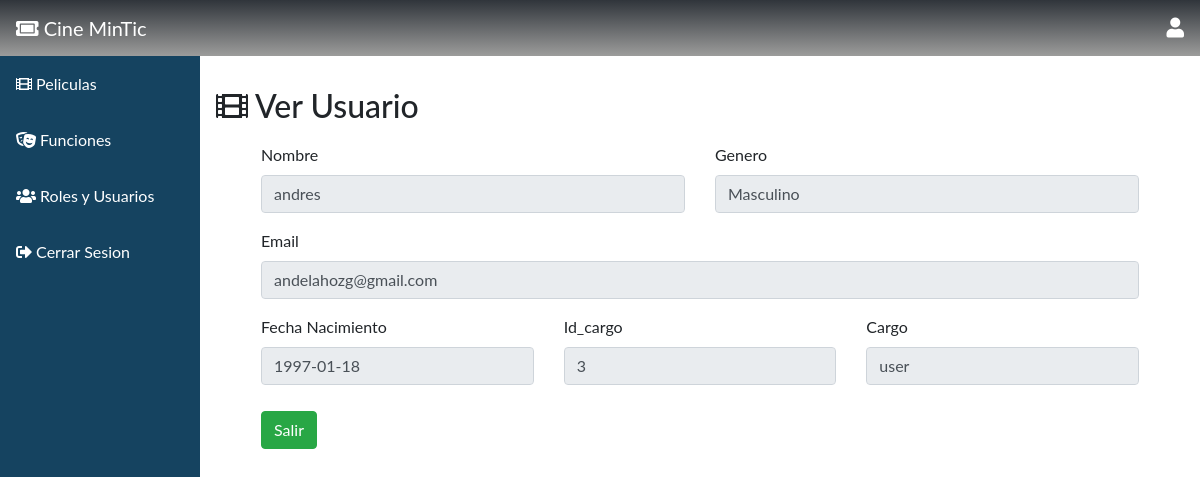
The page /admin_user/see?id=13 (signed in) on the database as committed earlier.
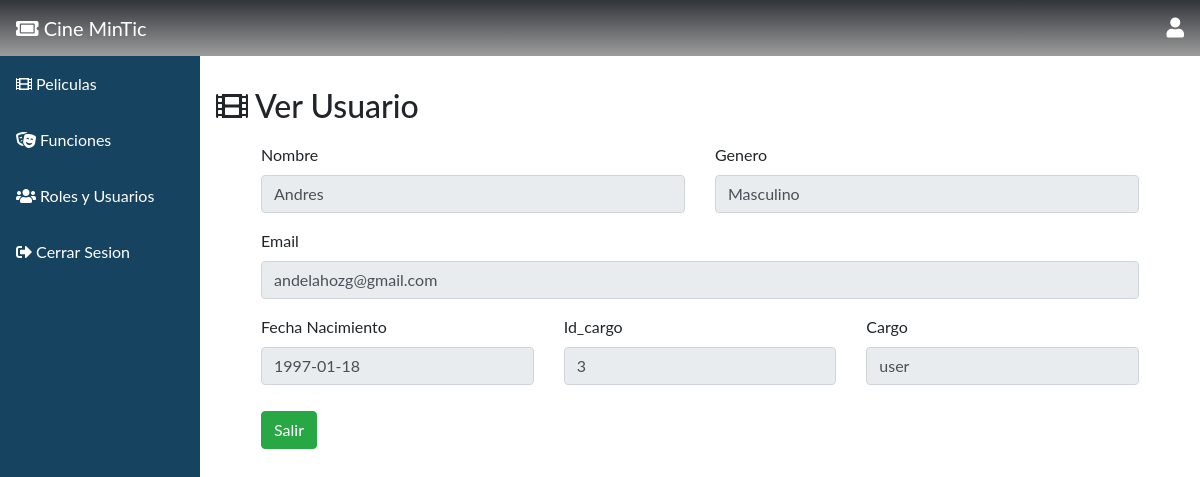
The same page on the database as committed later.
### tables this page shows
CREATE TABLE usuario (id INTEGER PRIMARY KEY AUTOINCREMENT, nombre VARCHAR, email VARCHAR, password VARCHAR, fecha_nacimiento DATE, genero VARCHAR, cargo_id INT REFERENCES cargo (id) ON DELETE CASCADE ON UPDATE CASCADE);

CREATE TABLE cargo (id INTEGER PRIMARY KEY AUTOINCREMENT, cargouser VARCHAR);

### main.py (the view)
@app.route('/admin_user/see', methods=['GET', 'POST'])
def seeusers():
    if g.user[6]!=1 and g.user[6]!=2:
        return redirect(url_for('home'))
    if request.method == 'GET':
        id=request.args.get('id')
        db=get_db()
        result=db.execute("SELECT usuario.id,nombre,email,fecha_nacimiento,genero,cargo_id,cargouser FROM usuario INNER JOIN cargo ON usuario.cargo_id = cargo.id WHERE usuario.id=?",(id,))
        result= result.fetchall()
        db.close()
    return render_template('seeusers.html',result=result)

### db.py (called while the page is built)
def get_db():
    try:
        if 'db' not in g:
            print('conectada')
            g.db = sqlite3.connect('cinemintic.db')
        return g.db
    except Error:
        print(Error)

### main.py (called while the page is built)
@app.before_request
def cargar_usuario_registrado():
    id_usuario = session.get('id_usuario')
    if id_usuario is None:
        g.user = None
    else:
        g.user = get_db().execute(
                'SELECT id, nombre, email, password,fecha_nacimiento,genero,cargo_id FROM usuario WHERE id = ?'
                ,
                (id_usuario,)
            ).fetchone()

### templates/seeusers.html (shortened to what this page needs)
{% extends "bootstrap/base.html" %}
{% import "bootstrap/wtf.html" as wtf %}
{% block styles %}
  <link rel="stylesheet" href="https://maxcdn.bootstrapcdn.com/bootstrap/4.0.0/css/bootstrap.min.css">
  <link href="https://cdnjs.cloudflare.com/ajax/libs/font-awesome/5.13.0/css/all.min.css" rel="stylesheet">
{% endblock %}
{% block content %}
  <div class="sidebar">
    <a class="active" href="{{ url_for('home') }}"><i class="fas fa-ticket-alt"></i> Cine MinTic</a>
    <a href="{{ url_for('manage_movies') }}"><i class="fas fa-film"></i> Peliculas</a>
    <a href="{{ url_for('manage_functions') }}"><i class="fas fa-theater-masks"></i> Funciones</a>
    <a href="{{ url_for('manage_users') }}"><i class="fas fa-users"></i> Roles y Usuarios</a>
    <a href="{{ url_for('logout') }}"><i class="fas fa-sign-out-alt"></i> Cerrar Sesion</a>
  </div>
  <nav style="background: linear-gradient(180deg, var(--black2) 0%, var(--black1) 100%);color: white;" class="navbar justify-content-between">
    <a class="navbar-brand"><i class="fas fa-ticket-alt"></i> Cine MinTic</a>
    <i style="font-size:20px" class="fas fa-user"></i>
  </nav>
  <div class="content">
    <div style="padding-top: 30px;padding-bottom: 10px;" class="row">
      <div class="col"><h2><i class="fas fa-film"></i> Ver Usuario</h2></div>
    </div>
    {% for fila in result %}
    <form method="POST" >
      <div style="margin-left: 30px;margin-right: 30px;" class="row">
          <div class="col">
              <div class="form-group">
                <label for="exampleFormControlInput1">Nombre</label>
                <input type="text" readonly class="form-control" id="nombre" name="nombre" value="{{fila[1]}}">
              </div>
          </div>
          <div class="col">
              <div class="form-group">
                <label for="exampleFormControlSelect1">Genero</label>
                <input type="text" readonly class="form-control" id="genero" name="genero" value="{{fila[4]}}">
              </div>
          </div>
          <div class="col-12">
              <div class="form-group">
                <label for="exampleFormControlInput1">Email</label>
              <input type="text" class="form-control" readonly id="" name="" value="{{fila[2]}}">
              </div>
          </div>
          <div class="col-4">
            <div class="form-group">
              <label for="exampleFormControlInput1">Fecha Nacimiento</label>
              <input type="text" class="form-control" readonly id="clasificacion" name="clasificacion" value="{{fila[3]}}">
            </div>
        </div>
        <div class="col-4">
          <div class="form-group">
            <label for="exampleFormControlInput1">Id_cargo</label>
            <input type="text" readonly class="form-control" id="director" name="id_cargo" value="{{fila[5]}}">
          </div>
      </div>
      <div class="col-4">
        <div class="form-group">
          <label for="exampleFormControlSelect1">Cargo</label>
          <input type="textarea" readonly class="form-control" id="idioma" name="idioma" value="{{fila[6]}}">
        </div>
      </div>
      <div style="padding-bottom: 10px;" class="col"></div>
        <div class="col-12">
          <a class="btn btn-success" href="{{ url_for('manage_users') }}">Salir</a>
        </div>
      </div>
    </form>
    {% endfor %}
  </div>
{% endblock %}

Rows that differ between the two databases and show on the page:
changed usuario "Masculino": nombre "andres" → "Andres"
